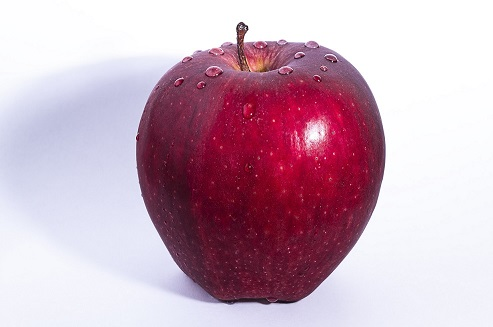
#> input picture apple.jpeg, 493 x 327 px
$ python negative.py
#> lines starting #> are read from the running program, lines starting #| are printed output that depends on the picture
from matplotlib import pyplot as plot
import numpy as np
import cv2


img = cv2.imread('apple.jpeg')
#> img is the input picture: shape (327, 493, 3); mean B, G, R 188, 172, 201.6
cv2.imshow('img',img)
inverted = np.abs(img - 255)
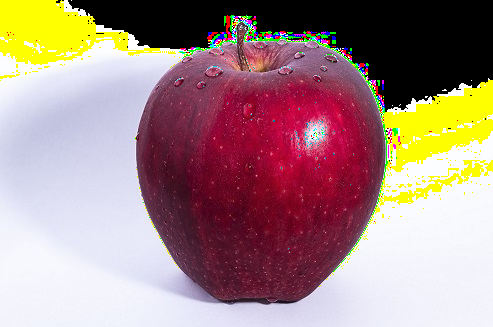
#> inverted: shape (327, 493, 3); mean B, G, R 131.6, 135.8, 164.6

def inverte(imagem, name):
    imagem = (255-imagem)
    imagem = cv2.bitwise_not(imagem)


def inverte2(imagem, name):
    for x in np.nditer(imagem, op_flags=['readwrite']):
        pass
    imagem = cv2.bitwise_not(imagem)

if __name__== '_main_':
    (imgB, imgG, imgR) = cv.split(img)
    imageB = negativ(imgB)
    imageG = negativ(imgG)
    imageR = negativ(imgR)
    image = cv.merge((imageR, imageG, imageB))


cv2.waitKey(0)
plot.figure(2)
plot.imshow(img)
plot.title('Negatif Goruntu', fontweight="bold")

plot.show()
